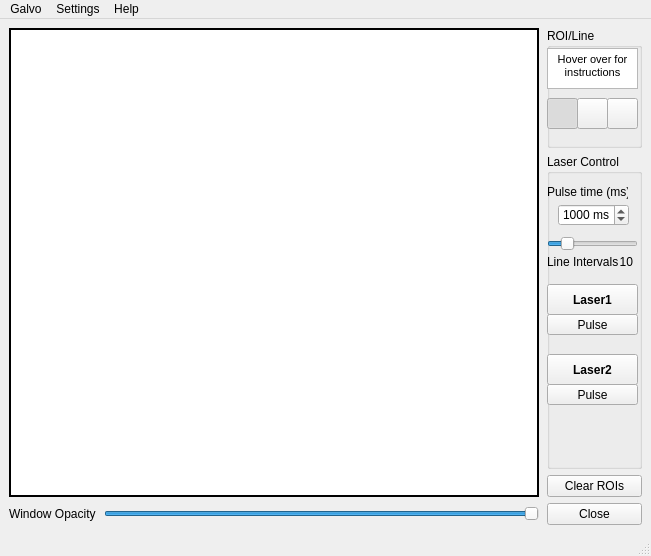
<?xml version="1.0" encoding="UTF-8"?>
<ui version="4.0">
 <class>MainWindow</class>
 <widget class="QMainWindow" name="MainWindow">
  <property name="geometry">
   <rect>
    <x>0</x>
    <y>0</y>
    <width>651</width>
    <height>556</height>
   </rect>
  </property>
  <property name="windowTitle">
   <string>Galvo Controller</string>
  </property>
  <widget class="QWidget" name="centralwidget">
   <layout class="QGridLayout" name="gridLayout_2">
    <item row="0" column="0">
     <layout class="QGridLayout" name="gridLayout" columnstretch="0,0,0">
      <property name="horizontalSpacing">
       <number>8</number>
      </property>
      <item row="3" column="0">
       <widget class="QLabel" name="opacityLabel">
        <property name="text">
         <string>Window Opacity</string>
        </property>
       </widget>
      </item>
      <item row="0" column="2">
       <widget class="QGroupBox" name="groupBox_4">
        <property name="minimumSize">
         <size>
          <width>0</width>
          <height>110</height>
         </size>
        </property>
        <property name="maximumSize">
         <size>
          <width>16777215</width>
          <height>120</height>
         </size>
        </property>
        <property name="title">
         <string>ROI/Line</string>
        </property>
        <widget class="QPushButton" name="lineButton">
         <property name="geometry">
          <rect>
           <x>60</x>
           <y>70</y>
           <width>31</width>
           <height>31</height>
          </rect>
         </property>
         <property name="text">
          <string/>
         </property>
         <property name="icon">
          <iconset>
           <normaloff>images/line.png</normaloff>images/line.png</iconset>
         </property>
         <property name="checkable">
          <bool>true</bool>
         </property>
         <property name="autoExclusive">
          <bool>true</bool>
         </property>
        </widget>
        <widget class="QPushButton" name="roiButton">
         <property name="geometry">
          <rect>
           <x>30</x>
           <y>70</y>
           <width>31</width>
           <height>31</height>
          </rect>
         </property>
         <property name="text">
          <string/>
         </property>
         <property name="icon">
          <iconset>
           <normaloff>images/freehand.png</normaloff>images/freehand.png</iconset>
         </property>
         <property name="checkable">
          <bool>true</bool>
         </property>
         <property name="checked">
          <bool>false</bool>
         </property>
         <property name="autoExclusive">
          <bool>true</bool>
         </property>
        </widget>
        <widget class="QTextBrowser" name="textBrowser">
         <property name="geometry">
          <rect>
           <x>0</x>
           <y>20</y>
           <width>91</width>
           <height>41</height>
          </rect>
         </property>
         <property name="toolTip">
          <string>&lt;!DOCTYPE HTML PUBLIC &quot;-//W3C//DTD HTML 4.0//EN&quot; &quot;http://www.w3.org/TR/REC-html40/strict.dtd&quot;&gt;
&lt;html&gt;&lt;head&gt;&lt;meta name=&quot;qrichtext&quot; content=&quot;1&quot; /&gt;&lt;style type=&quot;text/css&quot;&gt;
p, li { white-space: pre-wrap; }
&lt;/style&gt;&lt;/head&gt;&lt;body style=&quot; font-family:'MS Shell Dlg 2'; font-size:8pt; font-weight:400; font-style:normal;&quot;&gt;
&lt;p style=&quot; margin-top:12px; margin-bottom:12px; margin-left:0px; margin-right:0px; -qt-block-indent:0; text-indent:0px;&quot;&gt;Select Laser Buttons to toggle, or manually pulse lasers.&lt;/p&gt;
&lt;p style=&quot; margin-top:12px; margin-bottom:12px; margin-left:0px; margin-right:0px; -qt-block-indent:0; text-indent:0px;&quot;&gt;Drag crosshair with right mousebutton.&lt;/p&gt;
&lt;p style=&quot; margin-top:12px; margin-bottom:12px; margin-left:0px; margin-right:0px; -qt-block-indent:0; text-indent:0px;&quot;&gt;Draw and select ROIs with left mousebutton.&lt;/p&gt;&lt;/body&gt;&lt;/html&gt;</string>
         </property>
         <property name="verticalScrollBarPolicy">
          <enum>Qt::ScrollBarAlwaysOff</enum>
         </property>
         <property name="horizontalScrollBarPolicy">
          <enum>Qt::ScrollBarAlwaysOff</enum>
         </property>
         <property name="html">
          <string>&lt;!DOCTYPE HTML PUBLIC &quot;-//W3C//DTD HTML 4.0//EN&quot; &quot;http://www.w3.org/TR/REC-html40/strict.dtd&quot;&gt;
&lt;html&gt;&lt;head&gt;&lt;meta name=&quot;qrichtext&quot; content=&quot;1&quot; /&gt;&lt;style type=&quot;text/css&quot;&gt;
p, li { white-space: pre-wrap; }
&lt;/style&gt;&lt;/head&gt;&lt;body style=&quot; font-family:'MS Shell Dlg 2'; font-size:8.25pt; font-weight:400; font-style:normal;&quot;&gt;
&lt;p align=&quot;center&quot; style=&quot; margin-top:0px; margin-bottom:0px; margin-left:0px; margin-right:0px; -qt-block-indent:0; text-indent:0px;&quot;&gt;&lt;span style=&quot; font-size:8pt;&quot;&gt;Hover over for instructions&lt;/span&gt;&lt;/p&gt;
&lt;p align=&quot;center&quot; style=&quot;-qt-paragraph-type:empty; margin-top:0px; margin-bottom:0px; margin-left:0px; margin-right:0px; -qt-block-indent:0; text-indent:0px; font-size:8pt;&quot;&gt;&lt;br /&gt;&lt;/p&gt;&lt;/body&gt;&lt;/html&gt;</string>
         </property>
        </widget>
        <widget class="QPushButton" name="pointButton">
         <property name="geometry">
          <rect>
           <x>0</x>
           <y>70</y>
           <width>31</width>
           <height>31</height>
          </rect>
         </property>
         <property name="text">
          <string/>
         </property>
         <property name="icon">
          <iconset>
           <normaloff>images/point.png</normaloff>images/point.png</iconset>
         </property>
         <property name="checkable">
          <bool>true</bool>
         </property>
         <property name="checked">
          <bool>true</bool>
         </property>
         <property name="autoExclusive">
          <bool>true</bool>
         </property>
        </widget>
       </widget>
      </item>
      <item row="2" column="2">
       <widget class="QPushButton" name="clearButton">
        <property name="text">
         <string>Clear ROIs</string>
        </property>
       </widget>
      </item>
      <item row="0" column="0" rowspan="3" colspan="2">
       <widget class="QGraphicsView" name="graphicsView">
        <property name="minimumSize">
         <size>
          <width>530</width>
          <height>0</height>
         </size>
        </property>
        <property name="mouseTracking">
         <bool>true</bool>
        </property>
        <property name="acceptDrops">
         <bool>false</bool>
        </property>
        <property name="frameShape">
         <enum>QFrame::Box</enum>
        </property>
        <property name="frameShadow">
         <enum>QFrame::Plain</enum>
        </property>
        <property name="lineWidth">
         <number>2</number>
        </property>
        <property name="verticalScrollBarPolicy">
         <enum>Qt::ScrollBarAlwaysOff</enum>
        </property>
        <property name="horizontalScrollBarPolicy">
         <enum>Qt::ScrollBarAlwaysOff</enum>
        </property>
        <property name="transformationAnchor">
         <enum>QGraphicsView::AnchorViewCenter</enum>
        </property>
       </widget>
      </item>
      <item row="3" column="1">
       <widget class="QSlider" name="opacitySlider">
        <property name="minimumSize">
         <size>
          <width>355</width>
          <height>0</height>
         </size>
        </property>
        <property name="minimum">
         <number>25</number>
        </property>
        <property name="maximum">
         <number>100</number>
        </property>
        <property name="value">
         <number>100</number>
        </property>
        <property name="orientation">
         <enum>Qt::Horizontal</enum>
        </property>
       </widget>
      </item>
      <item row="3" column="2">
       <widget class="QPushButton" name="closeButton">
        <property name="text">
         <string>Close</string>
        </property>
       </widget>
      </item>
      <item row="1" column="2">
       <widget class="QGroupBox" name="groupBox_3">
        <property name="minimumSize">
         <size>
          <width>91</width>
          <height>300</height>
         </size>
        </property>
        <property name="title">
         <string>Laser Control</string>
        </property>
        <widget class="QPushButton" name="laser1Button">
         <property name="geometry">
          <rect>
           <x>0</x>
           <y>130</y>
           <width>91</width>
           <height>31</height>
          </rect>
         </property>
         <property name="font">
          <font>
           <pointsize>9</pointsize>
           <weight>75</weight>
           <bold>true</bold>
           <underline>false</underline>
          </font>
         </property>
         <property name="styleSheet">
          <string notr="true">QPushButton:checked, QPushButton:pressed {
	background-color: rgb(255, 0, 0);
}</string>
         </property>
         <property name="text">
          <string>Laser1</string>
         </property>
         <property name="checkable">
          <bool>true</bool>
         </property>
        </widget>
        <widget class="QPushButton" name="pulseButton">
         <property name="geometry">
          <rect>
           <x>0</x>
           <y>160</y>
           <width>91</width>
           <height>21</height>
          </rect>
         </property>
         <property name="text">
          <string>Pulse</string>
         </property>
        </widget>
        <widget class="QPushButton" name="laser2Button">
         <property name="geometry">
          <rect>
           <x>0</x>
           <y>200</y>
           <width>91</width>
           <height>31</height>
          </rect>
         </property>
         <property name="font">
          <font>
           <pointsize>9</pointsize>
           <weight>75</weight>
           <bold>true</bold>
           <underline>false</underline>
          </font>
         </property>
         <property name="styleSheet">
          <string notr="true">QPushButton:checked, QPushButton:pressed {
	background-color: rgb(255, 0, 0);
}</string>
         </property>
         <property name="text">
          <string>Laser2</string>
         </property>
         <property name="checkable">
          <bool>true</bool>
         </property>
        </widget>
        <widget class="QPushButton" name="pulse2Button">
         <property name="geometry">
          <rect>
           <x>0</x>
           <y>230</y>
           <width>91</width>
           <height>21</height>
          </rect>
         </property>
         <property name="text">
          <string>Pulse</string>
         </property>
        </widget>
        <widget class="QLabel" name="label">
         <property name="geometry">
          <rect>
           <x>0</x>
           <y>30</y>
           <width>81</width>
           <height>16</height>
          </rect>
         </property>
         <property name="text">
          <string>Pulse time (ms):</string>
         </property>
        </widget>
        <widget class="QSpinBox" name="pulseSpin">
         <property name="geometry">
          <rect>
           <x>11</x>
           <y>50</y>
           <width>71</width>
           <height>22</height>
          </rect>
         </property>
         <property name="suffix">
          <string> ms</string>
         </property>
         <property name="maximum">
          <number>100000</number>
         </property>
         <property name="value">
          <number>1000</number>
         </property>
        </widget>
        <widget class="QSlider" name="lineSepCounter">
         <property name="geometry">
          <rect>
           <x>0</x>
           <y>80</y>
           <width>91</width>
           <height>19</height>
          </rect>
         </property>
         <property name="minimum">
          <number>2</number>
         </property>
         <property name="maximum">
          <number>50</number>
         </property>
         <property name="value">
          <number>10</number>
         </property>
         <property name="orientation">
          <enum>Qt::Horizontal</enum>
         </property>
        </widget>
        <widget class="QLabel" name="label_2">
         <property name="geometry">
          <rect>
           <x>70</x>
           <y>100</y>
           <width>16</width>
           <height>16</height>
          </rect>
         </property>
         <property name="text">
          <string>10</string>
         </property>
         <property name="alignment">
          <set>Qt::AlignRight|Qt::AlignTrailing|Qt::AlignVCenter</set>
         </property>
        </widget>
        <widget class="QLabel" name="intervalTypeLabel">
         <property name="geometry">
          <rect>
           <x>0</x>
           <y>100</y>
           <width>71</width>
           <height>16</height>
          </rect>
         </property>
         <property name="text">
          <string>Line Intervals</string>
         </property>
        </widget>
       </widget>
      </item>
     </layout>
    </item>
   </layout>
  </widget>
  <widget class="QMenuBar" name="menubar">
   <property name="geometry">
    <rect>
     <x>0</x>
     <y>0</y>
     <width>651</width>
     <height>21</height>
    </rect>
   </property>
   <widget class="QMenu" name="menuGalvo">
    <property name="title">
     <string>Galvo</string>
    </property>
    <addaction name="actionCalibrate"/>
    <addaction name="actionReset"/>
    <addaction name="actionDisconnect"/>
   </widget>
   <widget class="QMenu" name="menuSettings">
    <property name="title">
     <string>Settings</string>
    </property>
    <addaction name="actionImport"/>
    <addaction name="actionExport"/>
    <addaction name="actionAutosave"/>
    <addaction name="separator"/>
    <addaction name="actionConfigure"/>
   </widget>
   <widget class="QMenu" name="menuHelp">
    <property name="title">
     <string>Help</string>
    </property>
    <addaction name="actionShow_Help"/>
   </widget>
   <addaction name="menuGalvo"/>
   <addaction name="menuSettings"/>
   <addaction name="menuHelp"/>
  </widget>
  <widget class="QStatusBar" name="statusbar"/>
  <action name="actionImport">
   <property name="text">
    <string>Import Settings</string>
   </property>
  </action>
  <action name="actionExport">
   <property name="text">
    <string>Export Settings</string>
   </property>
  </action>
  <action name="actionCalibrate">
   <property name="text">
    <string>Calibrate</string>
   </property>
  </action>
  <action name="actionReset">
   <property name="text">
    <string>Reset Calibration</string>
   </property>
  </action>
  <action name="actionAutosave">
   <property name="checkable">
    <bool>true</bool>
   </property>
   <property name="checked">
    <bool>true</bool>
   </property>
   <property name="text">
    <string>Autosave On Close</string>
   </property>
  </action>
  <action name="actionDisconnect">
   <property name="text">
    <string>Disconnect</string>
   </property>
  </action>
  <action name="actionConfigure">
   <property name="text">
    <string>Configure Ports</string>
   </property>
  </action>
  <action name="actionRename">
   <property name="text">
    <string>Rename Lasers</string>
   </property>
  </action>
  <action name="actionEditRaster">
   <property name="text">
    <string>Set Raster Pixel Shift</string>
   </property>
  </action>
  <action name="actionShow_Help">
   <property name="text">
    <string>Show Help</string>
   </property>
  </action>
 </widget>
 <resources/>
 <connections>
  <connection>
   <sender>lineSepCounter</sender>
   <signal>valueChanged(int)</signal>
   <receiver>label_2</receiver>
   <slot>setNum(int)</slot>
   <hints>
    <hint type="sourcelabel">
     <x>593</x>
     <y>406</y>
    </hint>
    <hint type="destinationlabel">
     <x>598</x>
     <y>434</y>
    </hint>
   </hints>
  </connection>
 </connections>
</ui>
